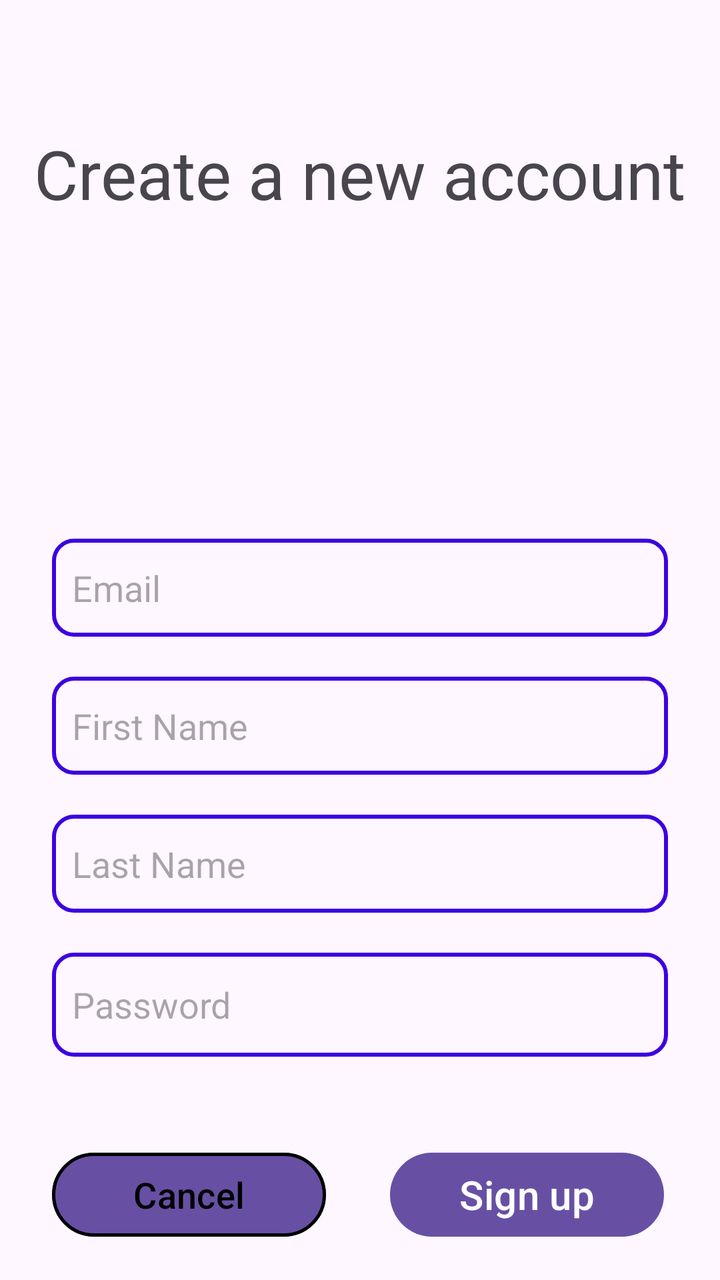
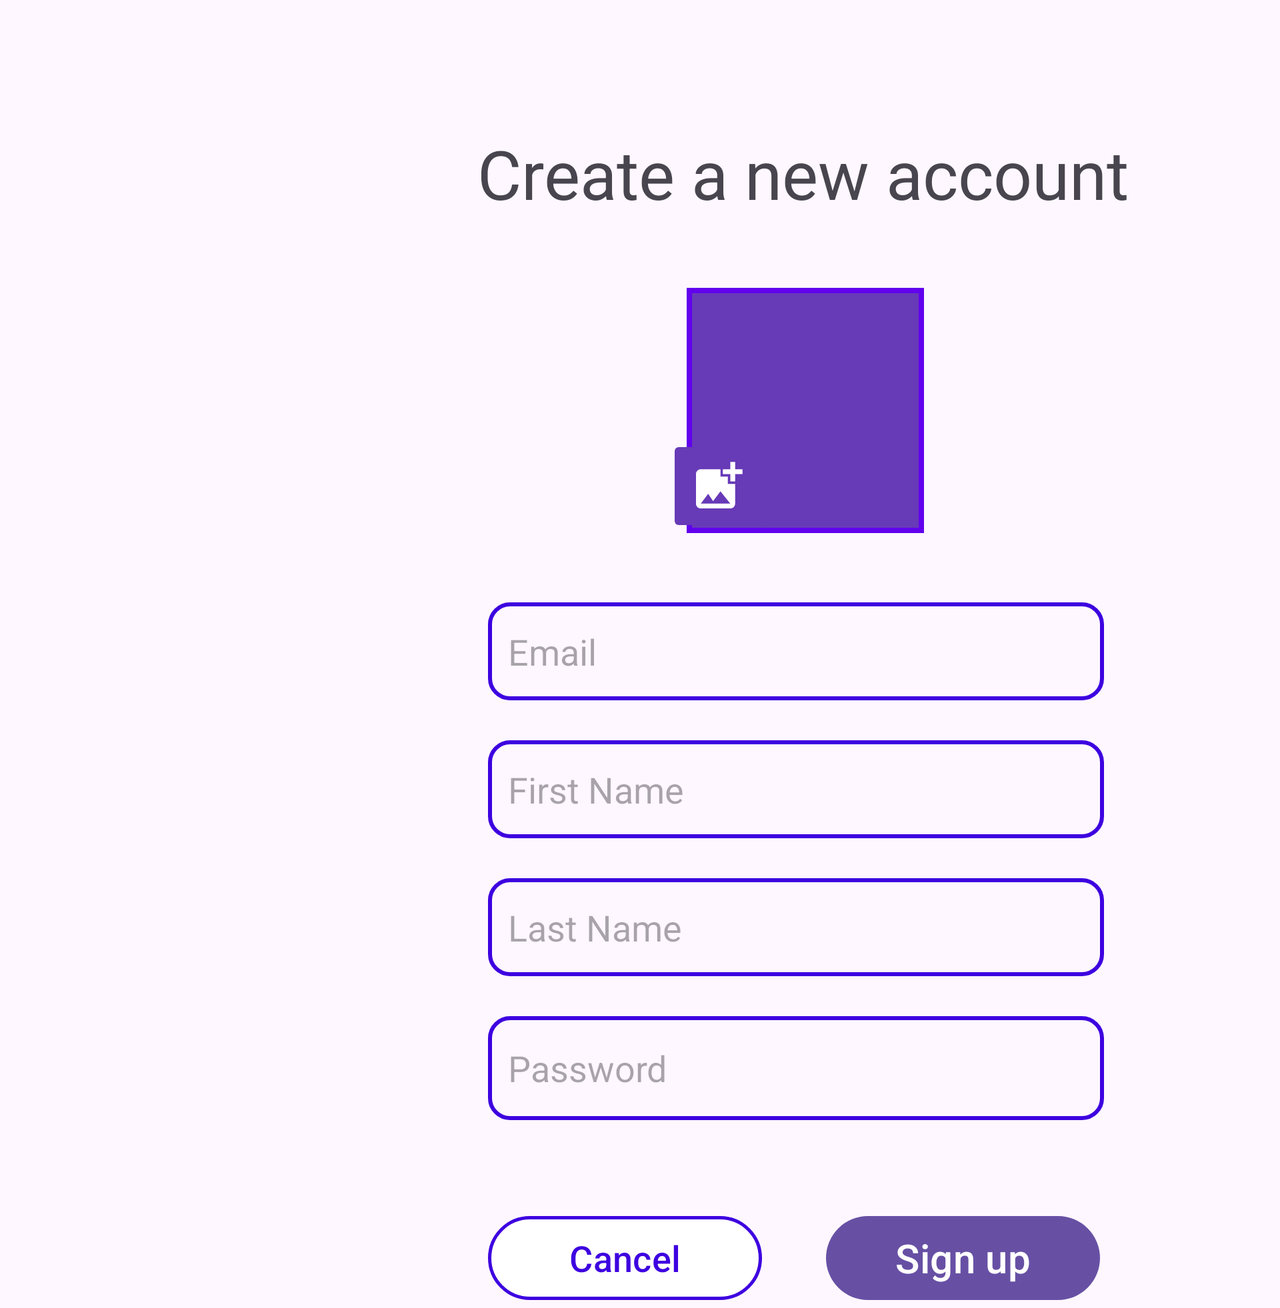

An Android layout and its configuration variant, each rendered on a device that would load it. The default file and the variant file are quoted in full after the pictures.
<!-- AndroidManifest.xml: application theme Theme.App_2100 -->
<!-- res/layout/activity_create_account.xml -->
<?xml version="1.0" encoding="utf-8"?>
<androidx.constraintlayout.widget.ConstraintLayout xmlns:android="http://schemas.android.com/apk/res/android"
    xmlns:app="http://schemas.android.com/apk/res-auto"
    xmlns:tools="http://schemas.android.com/tools"
    android:layout_width="match_parent"
    android:layout_height="match_parent"
    tools:context=".CreateAccount">




    <Button
        android:id="@+id/activity_create_account_bt_create_account"
        android:layout_width="137dp"
        android:layout_height="50dp"
        android:layout_marginStart="32dp"
        android:layout_marginTop="44dp"
        android:text="Sign up"
        android:textSize="20sp"
        app:layout_constraintStart_toEndOf="@+id/activity_create_account_bt_cancel"
        app:layout_constraintTop_toBottomOf="@+id/activity_create_account_et_password" />


    <Button
        android:id="@+id/activity_create_account_bt_cancel"
        android:layout_width="137dp"
        android:layout_height="50dp"
        android:layout_marginTop="44dp"
        android:text="Cancel"
        android:textColor="@color/black"
        android:textSize="18sp"
        app:cornerRadius="500px"
        app:layout_constraintStart_toStartOf="@+id/activity_create_account_et_password"
        app:layout_constraintTop_toBottomOf="@+id/activity_create_account_et_password"
        app:strokeColor="@color/black"
        app:strokeWidth="5px" />


    <EditText
        android:id="@+id/activity_create_account_et_password"
        android:layout_width="308dp"
        android:layout_height="52dp"
        android:layout_marginStart="25dp"
        android:layout_marginTop="20dp"
        android:layout_marginEnd="25dp"
        android:autofillHints="password"
        android:background="@drawable/login_custom_et"
        android:ems="10"
        android:hint="Password"
        android:inputType="textPassword"
        android:padding="10dp"
        android:textColor="@color/black"
        app:layout_constraintEnd_toEndOf="parent"
        app:layout_constraintHorizontal_bias="0.49"
        app:layout_constraintStart_toStartOf="parent"
        app:layout_constraintTop_toBottomOf="@+id/activity_create_account_et_last_name" />


    <EditText
        android:id="@+id/activity_create_account_et_email"
        android:layout_width="308dp"
        android:layout_height="49dp"
        android:layout_marginStart="25dp"
        android:layout_marginTop="160dp"
        android:layout_marginEnd="25dp"
        android:autofillHints="emailAddress"
        android:background="@drawable/login_custom_et"
        android:ems="10"
        android:hint="Email"
        android:inputType="textEmailAddress"
        android:padding="10dp"
        android:textColor="@color/black"
        app:layout_constraintEnd_toEndOf="parent"
        app:layout_constraintHorizontal_bias="0.49"
        app:layout_constraintStart_toStartOf="parent"
        app:layout_constraintTop_toBottomOf="@+id/textView3" />


    <EditText
        android:id="@+id/activity_create_account_et_first_name"
        android:layout_width="308dp"
        android:layout_height="49dp"
        android:layout_marginStart="25dp"
        android:layout_marginTop="20dp"
        android:layout_marginEnd="25dp"
        android:autofillHints="emailAddress"
        android:background="@drawable/login_custom_et"
        android:ems="10"
        android:hint="First Name"
        android:inputType="textEmailAddress"
        android:padding="10dp"
        android:textColor="@color/black"
        app:layout_constraintEnd_toEndOf="parent"
        app:layout_constraintHorizontal_bias="0.49"
        app:layout_constraintStart_toStartOf="parent"
        app:layout_constraintTop_toBottomOf="@+id/activity_create_account_et_email" />


    <EditText
        android:id="@+id/activity_create_account_et_last_name"
        android:layout_width="308dp"
        android:layout_height="49dp"
        android:layout_marginStart="25dp"
        android:layout_marginTop="20dp"
        android:layout_marginEnd="25dp"
        android:autofillHints="emailAddress"
        android:background="@drawable/login_custom_et"
        android:ems="10"
        android:hint="Last Name"
        android:inputType="textEmailAddress"
        android:padding="10dp"
        android:textColor="@color/black"
        app:layout_constraintEnd_toEndOf="parent"
        app:layout_constraintHorizontal_bias="0.49"
        app:layout_constraintStart_toStartOf="parent"
        app:layout_constraintTop_toBottomOf="@+id/activity_create_account_et_first_name" />


    <TextView
        android:id="@+id/textView3"
        android:layout_width="wrap_content"
        android:layout_height="wrap_content"
        android:layout_marginTop="64dp"
        android:text="Create a new account"
        android:textSize="34sp"
        app:layout_constraintEnd_toEndOf="parent"
        app:layout_constraintHorizontal_bias="0.498"
        app:layout_constraintStart_toStartOf="parent"
        app:layout_constraintTop_toTopOf="parent" />

</androidx.constraintlayout.widget.ConstraintLayout>
<!-- resources referenced by this layout -->
<resources>
  <color name="black">#FF000000</color>
  <!-- drawable login_custom_et (drawable) -->
  <?xml version="1.0" encoding="utf-8"?>
  <shape xmlns:android="http://schemas.android.com/apk/res/android"
      android:shape="rectangle">
  
      <stroke
          android:width="2dp"
          android:color="@color/purple"/>
      <corners
          android:radius="10dp"/>
  
  </shape>
  <style name="Theme.App_2100" parent="Base.Theme.App_2100" />
  <color name="purple">#3d00e0</color>
  <style name="Base.Theme.App_2100" parent="Theme.Material3.DayNight.NoActionBar">
          
          
      </style>
</resources>
<!-- res/layout-land/activity_create_account.xml (the repository's variant of the layout above) -->
<!-- drawn on the phone turned sideways -->
<?xml version="1.0" encoding="utf-8"?>
<ScrollView xmlns:android="http://schemas.android.com/apk/res/android"
    xmlns:app="http://schemas.android.com/apk/res-auto"
    xmlns:tools="http://schemas.android.com/tools"
    android:layout_width="match_parent"
    android:layout_height="match_parent"
    tools:context=".CreateAccount">


    <androidx.constraintlayout.widget.ConstraintLayout
        android:layout_width="805dp"
        android:layout_height="31dp"
        tools:layout_editor_absoluteX="1dp"
        tools:layout_editor_absoluteY="111dp">

    <Button
        android:id="@+id/activity_create_account_bt_create_account"
        android:layout_width="137dp"
        android:layout_height="50dp"
        android:layout_marginStart="32dp"
        android:layout_marginTop="44dp"
        android:text="Sign up"
        android:textSize="20sp"
        app:layout_constraintStart_toEndOf="@+id/activity_create_account_bt_cancel"
        app:layout_constraintTop_toBottomOf="@+id/activity_create_account_et_password" />


    <Button
        android:id="@+id/activity_create_account_bt_cancel"
        android:layout_width="137dp"
        android:layout_height="50dp"
        android:layout_marginTop="44dp"
        android:text="Cancel"
        android:textColor="@color/purple"
        android:textSize="18sp"
        app:backgroundTint="@color/white"
        app:cornerRadius="500px"
        app:layout_constraintStart_toStartOf="@+id/activity_create_account_et_password"
        app:layout_constraintTop_toBottomOf="@+id/activity_create_account_et_password"
        app:strokeColor="@color/purple"
        app:strokeWidth="5px" />


    <EditText
        android:id="@+id/activity_create_account_et_password"
        android:layout_width="308dp"
        android:layout_height="52dp"
        android:layout_marginStart="25dp"
        android:layout_marginTop="20dp"
        android:layout_marginEnd="25dp"
        android:autofillHints="password"
        android:background="@drawable/login_custom_et"
        android:ems="10"
        android:hint="Password"
        android:inputType="textPassword"
        android:padding="10dp"
        android:textColor="@color/black"
        app:layout_constraintEnd_toEndOf="parent"
        app:layout_constraintHorizontal_bias="0.49"
        app:layout_constraintStart_toStartOf="parent"
        app:layout_constraintTop_toBottomOf="@+id/activity_create_account_et_last_name" />



    

        <EditText
            android:id="@+id/activity_create_account_et_email"
            android:layout_width="308dp"
            android:layout_height="49dp"
            android:layout_marginStart="25dp"
            android:layout_marginTop="192dp"
            android:layout_marginEnd="25dp"
            android:autofillHints="emailAddress"
            android:background="@drawable/login_custom_et"
            android:ems="10"
            android:hint="Email"
            android:inputType="textEmailAddress"
            android:padding="10dp"
            android:textColor="@color/black"
            app:layout_constraintEnd_toEndOf="parent"
            app:layout_constraintHorizontal_bias="0.49"
            app:layout_constraintStart_toStartOf="parent"
            app:layout_constraintTop_toBottomOf="@+id/textView3" />

        <EditText
        android:id="@+id/activity_create_account_et_first_name"
        android:layout_width="308dp"
        android:layout_height="49dp"
        android:layout_marginStart="25dp"
        android:layout_marginTop="20dp"
        android:layout_marginEnd="25dp"
        android:autofillHints="emailAddress"
        android:background="@drawable/login_custom_et"
        android:ems="10"
        android:hint="First Name"
        android:inputType="textEmailAddress"
        android:padding="10dp"
        android:textColor="@color/black"
        app:layout_constraintEnd_toEndOf="parent"
        app:layout_constraintHorizontal_bias="0.49"
        app:layout_constraintStart_toStartOf="parent"
        app:layout_constraintTop_toBottomOf="@+id/activity_create_account_et_email" />


    <EditText
        android:id="@+id/activity_create_account_et_last_name"
        android:layout_width="308dp"
        android:layout_height="49dp"
        android:layout_marginStart="25dp"
        android:layout_marginTop="20dp"
        android:layout_marginEnd="25dp"
        android:autofillHints="emailAddress"
        android:background="@drawable/login_custom_et"
        android:ems="10"
        android:hint="Last Name"
        android:inputType="textEmailAddress"
        android:padding="10dp"
        android:textColor="@color/black"
        app:layout_constraintEnd_toEndOf="parent"
        app:layout_constraintHorizontal_bias="0.49"
        app:layout_constraintStart_toStartOf="parent"
        app:layout_constraintTop_toBottomOf="@+id/activity_create_account_et_first_name" />


    <TextView
        android:id="@+id/textView3"
        android:layout_width="wrap_content"
        android:layout_height="wrap_content"
        android:layout_marginTop="64dp"
        android:text="Create a new account"
        android:textSize="34sp"
        app:layout_constraintEnd_toEndOf="parent"
        app:layout_constraintHorizontal_bias="0.498"
        app:layout_constraintStart_toStartOf="parent"
        app:layout_constraintTop_toTopOf="parent" />

    <com.google.android.material.imageview.ShapeableImageView
        android:id="@+id/activity_create_account_image_view"
        android:layout_width="126dp"
        android:layout_height="130dp"
        android:background="#673AB7"
        android:backgroundTint="#673AB7"
        android:cropToPadding="false"
        android:padding="5dp"
        app:layout_constraintBottom_toTopOf="@+id/activity_create_account_et_email"
        app:layout_constraintEnd_toEndOf="parent"
        app:layout_constraintStart_toStartOf="parent"
        app:layout_constraintTop_toBottomOf="@+id/textView3"
        app:shapeAppearanceOverlay="@style/ShapeableImageRound"
        app:strokeColor="@color/design_default_color_primary"
        app:strokeWidth="8px"
        tools:srcCompat="@tools:sample/avatars" />

        <ImageButton
            android:id="@+id/activity_create_account_bt_choose_image"
            android:layout_width="51dp"
            android:layout_height="51dp"
            android:backgroundTint="#673AB7"
            app:layout_constraintBottom_toTopOf="@+id/activity_create_account_et_email"
            app:layout_constraintEnd_toEndOf="@+id/activity_create_account_image_view"
            app:layout_constraintHorizontal_bias="0.804"
            app:layout_constraintStart_toStartOf="parent"
            app:layout_constraintTop_toTopOf="@+id/activity_create_account_image_view"
            app:layout_constraintVertical_bias="0.704"
            app:srcCompat="@drawable/ic_add_image_foreground" />

    </androidx.constraintlayout.widget.ConstraintLayout>

</ScrollView>
<!-- resources referenced by the variant -->
<!-- as the phone turned sideways resolves them -->
<resources>
  <color name="black">#FF000000</color>
  <color name="purple">#3d00e0</color>
  <color name="white">#FFFFFFFF</color>
  <!-- drawable ic_add_image_foreground (drawable) -->
  <vector xmlns:android="http://schemas.android.com/apk/res/android"
      android:width="108dp"
      android:height="108dp"
      android:viewportWidth="24"
      android:viewportHeight="24"
      android:tint="#FFFFFF">
    <group android:scaleX="0.2726"
        android:scaleY="0.2726"
        android:translateX="8.7288"
        android:translateY="8.7288">
      <path
          android:fillColor="@android:color/white"
          android:pathData="M19,7v2.99s-1.99,0.01 -2,0L17,7h-3s0.01,-1.99 0,-2h3L17,2h2v3h3v2h-3zM16,11L16,8h-3L13,5L5,5c-1.1,0 -2,0.9 -2,2v12c0,1.1 0.9,2 2,2h12c1.1,0 2,-0.9 2,-2v-8h-3zM5,19l3,-4 2,3 3,-4 4,5L5,19z"/>
    </group>
  </vector>
  <!-- drawable login_custom_et (drawable) -->
  <?xml version="1.0" encoding="utf-8"?>
  <shape xmlns:android="http://schemas.android.com/apk/res/android"
      android:shape="rectangle">
  
      <stroke
          android:width="2dp"
          android:color="@color/purple"/>
      <corners
          android:radius="10dp"/>
  
  </shape>
  <style name="Theme.App_2100" parent="Base.Theme.App_2100" />
  <style name="Base.Theme.App_2100" parent="Theme.Material3.DayNight.NoActionBar">
          
          
      </style>
</resources>
